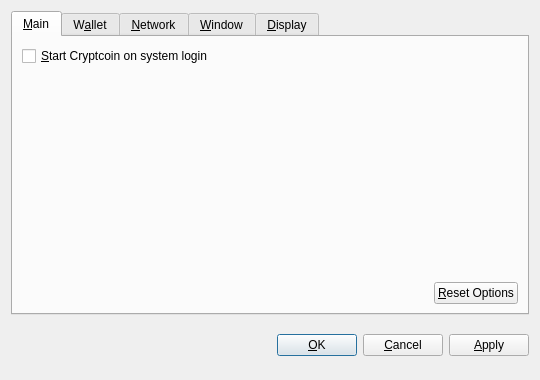
<?xml version="1.0" encoding="UTF-8"?>
<ui version="4.0">
 <class>OptionsDialog</class>
 <widget class="QDialog" name="OptionsDialog">
  <property name="geometry">
   <rect>
    <x>0</x>
    <y>0</y>
    <width>540</width>
    <height>380</height>
   </rect>
  </property>
  <property name="windowTitle">
   <string>Options</string>
  </property>
  <property name="modal">
   <bool>true</bool>
  </property>
  <layout class="QVBoxLayout" name="verticalLayout">
   <item>
    <widget class="QTabWidget" name="tabWidget">
     <property name="tabPosition">
      <enum>QTabWidget::North</enum>
     </property>
     <property name="currentIndex">
      <number>0</number>
     </property>
     <widget class="QWidget" name="tabMain">
      <attribute name="title">
       <string>&amp;Main</string>
      </attribute>
      <layout class="QVBoxLayout" name="verticalLayout_Main">
       <item>
        <widget class="QCheckBox" name="bitcoinAtStartup">
         <property name="toolTip">
          <string>Automatically start Cryptcoin after logging in to the system.</string>
         </property>
         <property name="text">
          <string>&amp;Start Cryptcoin on system login</string>
         </property>
        </widget>
       </item>
       <item>
        <spacer name="verticalSpacer_Main">
         <property name="orientation">
          <enum>Qt::Vertical</enum>
         </property>
         <property name="sizeHint" stdset="0">
          <size>
           <width>20</width>
           <height>40</height>
          </size>
         </property>
        </spacer>
       </item>
       <item>
        <layout class="QHBoxLayout" name="horizontalLayout_2_Main">
         <item>
          <spacer name="horizontalSpacer_2_Main">
           <property name="orientation">
            <enum>Qt::Horizontal</enum>
           </property>
           <property name="sizeHint" stdset="0">
            <size>
             <width>40</width>
             <height>20</height>
            </size>
           </property>
          </spacer>
         </item>
         <item>
          <widget class="QPushButton" name="resetButton">
           <property name="toolTip">
            <string>Reset all client options to default.</string>
           </property>
           <property name="text">
            <string>&amp;Reset Options</string>
           </property>
           <property name="autoDefault">
            <bool>false</bool>
           </property>
          </widget>
         </item>
        </layout>
       </item>
      </layout>
     </widget>
     <widget class="QWidget" name="tabWallet">
      <attribute name="title">
       <string>W&amp;allet</string>
      </attribute>
      <layout class="QVBoxLayout" name="verticalLayout_Network">
       <item>
        <widget class="QLabel" name="transactionFeeInfoLabel">
         <property name="text">
          <string>Optional transaction fee per kB that helps make sure your transactions are processed quickly. Most transactions are 1 kB.</string>
         </property>
         <property name="textFormat">
          <enum>Qt::PlainText</enum>
         </property>
         <property name="wordWrap">
          <bool>true</bool>
         </property>
        </widget>
       </item>
       <item>
        <layout class="QHBoxLayout" name="horizontalLayout_1_Main">
         <item>
          <widget class="QLabel" name="transactionFeeLabel">
           <property name="text">
            <string>Pay transaction &amp;fee</string>
           </property>
           <property name="textFormat">
            <enum>Qt::PlainText</enum>
           </property>
           <property name="buddy">
            <cstring>transactionFee</cstring>
           </property>
          </widget>
         </item>
         <item>
          <widget class="BitcoinAmountField" name="transactionFee"/>
         </item>
         <item>
          <spacer name="horizontalSpacer_1_Main">
           <property name="orientation">
            <enum>Qt::Horizontal</enum>
           </property>
           <property name="sizeHint" stdset="0">
            <size>
             <width>40</width>
             <height>20</height>
            </size>
           </property>
          </spacer>
         </item>
        </layout>
       </item>
       <item>
        <widget class="QLabel" name="label">
         <property name="text">
          <string>If you disable the spending of unconfirmed change, the change from a transaction cannot be used until that transaction has at least one confirmation. This also affects how your balance is computed.</string>
         </property>
         <property name="wordWrap">
          <bool>true</bool>
         </property>
        </widget>
       </item>
       <item>
        <widget class="QCheckBox" name="spendZeroConfChange">
         <property name="text">
          <string>Spend unconfirmed change  (experts only)</string>
         </property>
        </widget>
       </item>
       <item>
        <spacer name="verticalSpacer">
         <property name="orientation">
          <enum>Qt::Vertical</enum>
         </property>
         <property name="sizeHint" stdset="0">
          <size>
           <width>20</width>
           <height>40</height>
          </size>
         </property>
        </spacer>
       </item>
      </layout>
     </widget>
     <widget class="QWidget" name="tabNetwork">
      <attribute name="title">
       <string>&amp;Network</string>
      </attribute>
      <layout class="QVBoxLayout" name="verticalLayout_Network">
       <item>
        <widget class="QCheckBox" name="mapPortUpnp">
         <property name="toolTip">
          <string>Automatically open the Cryptcoin client port on the router. This only works when your router supports UPnP and it is enabled.</string>
         </property>
         <property name="text">
          <string>Map port using &amp;UPnP</string>
         </property>
        </widget>
       </item>
       <item>
        <widget class="QCheckBox" name="connectSocks">
         <property name="toolTip">
          <string>Connect to the Cryptcoin network through a SOCKS proxy (e.g. when connecting through Tor).</string>
         </property>
         <property name="text">
          <string>&amp;Connect through SOCKS proxy:</string>
         </property>
        </widget>
       </item>
       <item>
        <layout class="QHBoxLayout" name="horizontalLayout_Network">
         <item>
          <widget class="QLabel" name="proxyIpLabel">
           <property name="text">
            <string>Proxy &amp;IP:</string>
           </property>
           <property name="textFormat">
            <enum>Qt::PlainText</enum>
           </property>
           <property name="buddy">
            <cstring>proxyIp</cstring>
           </property>
          </widget>
         </item>
         <item>
          <widget class="QValidatedLineEdit" name="proxyIp">
           <property name="maximumSize">
            <size>
             <width>140</width>
             <height>16777215</height>
            </size>
           </property>
           <property name="toolTip">
            <string>IP address of the proxy (e.g. 127.0.0.1)</string>
           </property>
          </widget>
         </item>
         <item>
          <widget class="QLabel" name="proxyPortLabel">
           <property name="text">
            <string>&amp;Port:</string>
           </property>
           <property name="textFormat">
            <enum>Qt::PlainText</enum>
           </property>
           <property name="buddy">
            <cstring>proxyPort</cstring>
           </property>
          </widget>
         </item>
         <item>
          <widget class="QLineEdit" name="proxyPort">
           <property name="maximumSize">
            <size>
             <width>55</width>
             <height>16777215</height>
            </size>
           </property>
           <property name="toolTip">
            <string>Port of the proxy (e.g. 9050)</string>
           </property>
          </widget>
         </item>
         <item>
          <widget class="QLabel" name="socksVersionLabel">
           <property name="text">
            <string>SOCKS &amp;Version:</string>
           </property>
           <property name="textFormat">
            <enum>Qt::PlainText</enum>
           </property>
           <property name="buddy">
            <cstring>socksVersion</cstring>
           </property>
          </widget>
         </item>
         <item>
          <widget class="QValueComboBox" name="socksVersion">
           <property name="toolTip">
            <string>SOCKS version of the proxy (e.g. 5)</string>
           </property>
          </widget>
         </item>
         <item>
          <spacer name="horizontalSpacer_Network">
           <property name="orientation">
            <enum>Qt::Horizontal</enum>
           </property>
           <property name="sizeHint" stdset="0">
            <size>
             <width>40</width>
             <height>20</height>
            </size>
           </property>
          </spacer>
         </item>
        </layout>
       </item>
       <item>
        <spacer name="verticalSpacer_Network">
         <property name="orientation">
          <enum>Qt::Vertical</enum>
         </property>
         <property name="sizeHint" stdset="0">
          <size>
           <width>20</width>
           <height>40</height>
          </size>
         </property>
        </spacer>
       </item>
      </layout>
     </widget>
     <widget class="QWidget" name="tabWindow">
      <attribute name="title">
       <string>&amp;Window</string>
      </attribute>
      <layout class="QVBoxLayout" name="verticalLayout_Window">
       <item>
        <widget class="QCheckBox" name="minimizeToTray">
         <property name="toolTip">
          <string>Show only a tray icon after minimizing the window.</string>
         </property>
         <property name="text">
          <string>&amp;Minimize to the tray instead of the taskbar</string>
         </property>
        </widget>
       </item>
       <item>
        <widget class="QCheckBox" name="minimizeOnClose">
         <property name="toolTip">
          <string>Minimize instead of exit the application when the window is closed. When this option is enabled, the application will be closed only after selecting Quit in the menu.</string>
         </property>
         <property name="text">
          <string>M&amp;inimize on close</string>
         </property>
        </widget>
       </item>
       <item>
        <spacer name="verticalSpacer_Window">
         <property name="orientation">
          <enum>Qt::Vertical</enum>
         </property>
         <property name="sizeHint" stdset="0">
          <size>
           <width>20</width>
           <height>40</height>
          </size>
         </property>
        </spacer>
       </item>
      </layout>
     </widget>
     <widget class="QWidget" name="tabDisplay">
      <attribute name="title">
       <string>&amp;Display</string>
      </attribute>
      <layout class="QVBoxLayout" name="verticalLayout_Display">
       <item>
        <layout class="QHBoxLayout" name="horizontalLayout_1_Display">
         <item>
          <widget class="QLabel" name="langLabel">
           <property name="text">
            <string>User Interface &amp;language:</string>
           </property>
           <property name="textFormat">
            <enum>Qt::PlainText</enum>
           </property>
           <property name="buddy">
            <cstring>lang</cstring>
           </property>
          </widget>
         </item>
         <item>
          <widget class="QValueComboBox" name="lang">
           <property name="toolTip">
            <string>The user interface language can be set here. This setting will take effect after restarting Cryptcoin.</string>
           </property>
          </widget>
         </item>
        </layout>
       </item>
       <item>
        <layout class="QHBoxLayout" name="horizontalLayout_2_Display">
         <item>
          <widget class="QLabel" name="unitLabel">
           <property name="text">
            <string>&amp;Unit to show amounts in:</string>
           </property>
           <property name="textFormat">
            <enum>Qt::PlainText</enum>
           </property>
           <property name="buddy">
            <cstring>unit</cstring>
           </property>
          </widget>
         </item>
         <item>
          <widget class="QValueComboBox" name="unit">
           <property name="toolTip">
            <string>Choose the default subdivision unit to show in the interface and when sending coins.</string>
           </property>
          </widget>
         </item>
        </layout>
       </item>
       <item>
        <widget class="QCheckBox" name="displayAddresses">
         <property name="toolTip">
          <string>Whether to show Cryptcoin addresses in the transaction list or not.</string>
         </property>
         <property name="text">
          <string>&amp;Display addresses in transaction list</string>
         </property>
        </widget>
       </item>
       <item>
        <widget class="QCheckBox" name="coinControlFeatures">
         <property name="toolTip">
          <string>Whether to show coin control features or not.</string>
         </property>
         <property name="text">
          <string>Display coin &amp;control features (experts only!)</string>
         </property>
        </widget>
       </item>
       <item>
        <spacer name="verticalSpacer_Display">
         <property name="orientation">
          <enum>Qt::Vertical</enum>
         </property>
         <property name="sizeHint" stdset="0">
          <size>
           <width>20</width>
           <height>40</height>
          </size>
         </property>
        </spacer>
       </item>
      </layout>
     </widget>
    </widget>
   </item>
   <item>
    <layout class="QHBoxLayout" name="horizontalLayout_Buttons">
     <item>
      <spacer name="horizontalSpacer_1">
       <property name="orientation">
        <enum>Qt::Horizontal</enum>
       </property>
       <property name="sizeHint" stdset="0">
        <size>
         <width>40</width>
         <height>48</height>
        </size>
       </property>
      </spacer>
     </item>
     <item>
      <widget class="QLabel" name="statusLabel">
       <property name="font">
        <font>
         <weight>75</weight>
         <bold>true</bold>
        </font>
       </property>
       <property name="text">
        <string/>
       </property>
       <property name="textFormat">
        <enum>Qt::PlainText</enum>
       </property>
       <property name="wordWrap">
        <bool>true</bool>
       </property>
      </widget>
     </item>
     <item>
      <spacer name="horizontalSpacer_2">
       <property name="orientation">
        <enum>Qt::Horizontal</enum>
       </property>
       <property name="sizeHint" stdset="0">
        <size>
         <width>40</width>
         <height>48</height>
        </size>
       </property>
      </spacer>
     </item>
     <item>
      <widget class="QPushButton" name="okButton">
       <property name="text">
        <string>&amp;OK</string>
       </property>
      </widget>
     </item>
     <item>
      <widget class="QPushButton" name="cancelButton">
       <property name="text">
        <string>&amp;Cancel</string>
       </property>
       <property name="autoDefault">
        <bool>false</bool>
       </property>
      </widget>
     </item>
     <item>
      <widget class="QPushButton" name="applyButton">
       <property name="text">
        <string>&amp;Apply</string>
       </property>
       <property name="autoDefault">
        <bool>false</bool>
       </property>
      </widget>
     </item>
    </layout>
   </item>
  </layout>
 </widget>
 <customwidgets>
  <customwidget>
   <class>BitcoinAmountField</class>
   <extends>QSpinBox</extends>
   <header>bitcoinamountfield.h</header>
  </customwidget>
  <customwidget>
   <class>QValueComboBox</class>
   <extends>QComboBox</extends>
   <header>qvaluecombobox.h</header>
  </customwidget>
  <customwidget>
   <class>QValidatedLineEdit</class>
   <extends>QLineEdit</extends>
   <header>qvalidatedlineedit.h</header>
  </customwidget>
 </customwidgets>
 <resources/>
 <connections/>
</ui>
